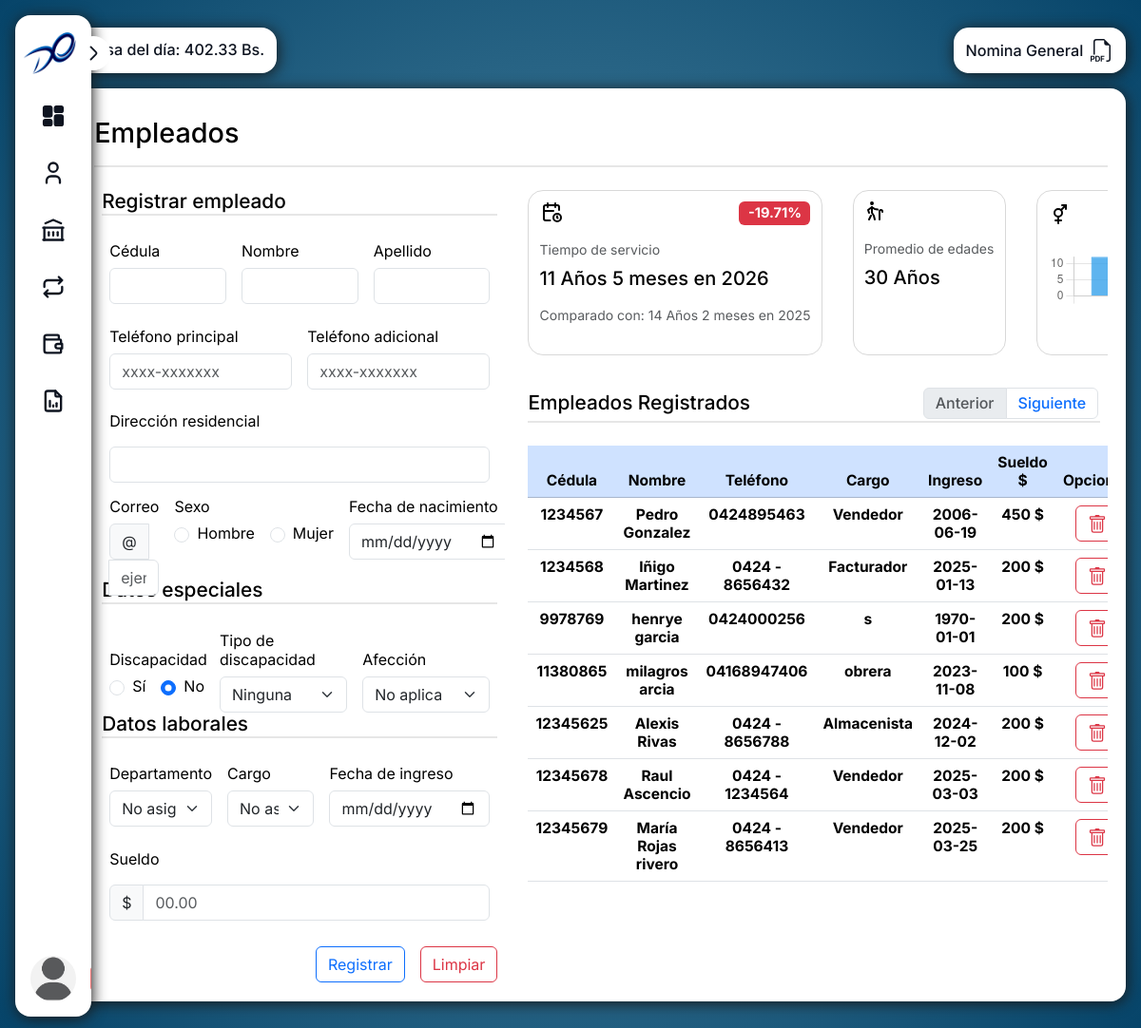
Screenshot of /view/Empleados.php (signed in) with the database file from the repository.
### tables this page shows
CREATE TABLE `empleados` (
  `cedula` int(8) NOT NULL,
  `nombre` varchar(255) DEFAULT NULL,
  `apellido` varchar(255) DEFAULT NULL,
  `direccion` varchar(255) DEFAULT NULL,
  `correo` varchar(255) DEFAULT NULL,
  `sexo` varchar(255) DEFAULT NULL,
  `edad` date DEFAULT NULL,
  `tlf` varchar(255) DEFAULT NULL,
  `second_tlf` varchar(255) DEFAULT NULL,
  `departamento` varchar(255) DEFAULT NULL,
  `cargo` varchar(255) DEFAULT NULL,
  `f_ingreso` date DEFAULT NULL,
  `sueldo` float DEFAULT NULL,
  `afeccion` varchar(255) DEFAULT NULL,
  `discapacidad` varchar(255) DEFAULT NULL,
  `estado` tinyint(1) DEFAULT NULL,
  `limite_credito` decimal(10,2) DEFAULT 2000.00
);

### PHP/CLASS/conexion_Original.php (called while the page is built, shortened)
<?php
class connect {
 private $dbhost = "localhost";
 private $dbuser = "root";
 private $dbpass = "";
 private $dbname = "disorient_3";
 public function connect_db()
	{
		$con = mysqli_connect($this->dbhost, $this->dbuser, $this->dbpass, $this->dbname);
		if 	(mysqli_connect_error())
		{
			die("Fallo la conexion a BD" . mysqli_connect_error().mysqli_connect_errno());
		}
		else {
			return	$con;
		}
	}
}

### PHP/CLASS/user_Original.php (called while the page is built, shortened)
<?php
include_once "conexion_Original.php";
class Empleado extends connect
{
	public function  View()
	{
		$query="SELECT * FROM empleados WHERE estado = '1'";
  		$result= $this->connect_db()->query($query);
  		$data = array();
  		while ($row = mysqli_fetch_assoc($result)) {
    	$data[] = $row;
  		}
  		return $data;
	}
}
class Nomina extends connect
{
	public function  View_Active_Search_Nomina($cedula)
	{
		$query="SELECT * FROM empleados WHERE cedula='$cedula' AND estado=1 ";
  		$result= $this->connect_db()->query($query);
 			if ($result->num_rows > 0)
 			{
      			$data = $result->fetch_assoc();
      			return $data;
      		}
	}
	public function DaysOff($cedula, $fechActual)
	{
		$dato = $this->View_Active_Search_Nomina($cedula);
		$fresult = date_diff(date_create($dato['f_ingreso']), date_create($fechActual))->y;
		return $fresult;
	}
	public function Time_Service()
	{	$empleado = new Empleado();
	    $empleados = $empleado->View();
		$sumaTiempoServicio = 0;
		$numeroEmpleados = 0;
		foreach ($empleados as $empleado) {
			$sumaTiempoServicio += $this->DaysOff($empleado['cedula'], date('Y-m-d'));
			$numeroEmpleados++;
		}
		$promedioTiempoServicio = $sumaTiempoServicio / $numeroEmpleados;
		return $promedioTiempoServicio;
	}
	}
$Empleado = new Empleado();

### View/Components/Tables/Tablas-empleados.php (the view, shortened to what this page needs)
<?php
$elementosPorPagina = 7;
$datos = $Empleado->View();
$totalElementos = count($datos);
$totalPaginas = ceil($totalElementos / $elementosPorPagina);
$paginaActual = isset($_GET['pagina']) ? (int)$_GET['pagina'] : 1;
$inicio = ($paginaActual - 1) * $elementosPorPagina;
$datosPagina = array_slice($datos, $inicio, $elementosPorPagina);
?>
<div class="table__information">
		<h4> Empleados Registrados
			<nav aria-label="Page navigation">
			<ul class="pagination">
				<li class="page-item <?php if ($paginaActual == 1) echo 'disabled'; ?>">
					<a class="page-link" href="?pagina=<?php echo max(1, $paginaActual - 1); ?>" tabindex="-1">Anterior</a>
				</li>
				<li class="page-item <?php if ($paginaActual == $totalPaginas) echo 'disabled'; ?>">
					<a class="page-link" href="?pagina=<?php echo min($totalPaginas, $paginaActual + 1); ?>">Siguiente</a>
				</li>
			</ul>
			</nav>
		</h4>
    <table class="table">
        <thead class="table-primary">
            <tr>
                <th scope="col"> Cédula </th>
                <th scope="col"> Nombre </th>
                <th scope="col"> Teléfono </th>
                <th scope="col"> Cargo </th>
                <th scope="col"> Ingreso </th>
                <th scope="col"> Sueldo $ </th>
                <?php if ($_SESSION['type'] == 'Gerencia'){?>
                <th scope="col"> Opciones </th>
                <?php } ?>
            </tr>
        </thead>
        <tbody>
            <?php
            foreach ($datosPagina as $dato) {
                echo '<tr>';
                echo '<th scope="col">' . $dato['cedula'] . '</th>';
                echo '<th scope="col">' . $dato['nombre'] . ' ' .$dato['apellido'].'</th>';
                echo '<th scope="col">' . $dato['tlf'] . '</th>';
                echo '<th scope="col">' . $dato['cargo'] . '</th>';
                echo '<th scope="col">' . $dato['f_ingreso'] . '</th>';
                echo '<th scope="col">' . $dato['sueldo'] . ' $</th>';
                if ($_SESSION['type'] == 'Gerencia') {
                    echo '<th scope="col">';
                    echo '<a name="btn2" class="btn btn-outline-danger" onclick="return confirmar(\'' . $dato['cedula'] . '\')">
                        <svg xmlns="http://www.w3.org/2000/svg" width="20" height="20" fill="currentColor" class="bi bi-trash" viewBox="0 0 16 16">
                            <path d="M5.5 5.5A.5.5 0 0 1 6 6v6a.5.5 0 0 1-1 0V6a.5.5 0 0 1 .5-.5m2.5 0a.5.5 0 0 1 .5.5v6a.5.5 0 0 1-1 0V6a.5.5 0 0 1 .5-.5m3 .5a.5.5 0 0 0-1 0v6a.5.5 0 0 0 1 0z"/>
                            <path d="M14.5 3a1 1 0 0 1-1 1H13v9a2 2 0 0 1-2 2H5a2 2 0 0 1-2-2V4h-.5a1 1 0 0 1-1-1V2a1 1 0 0 1 1-1H6a1 1 0 0 1 1-1h2a1 1 0 0 1 1 1h3.5a1 1 0 0 1 1 1zM4.118 4 4 4.059V13a1 1 0 0 0 1 1h6a1 1 0 0 0 1-1V4.059L11.882 4zM2.5 3h11V2h-11z"/>
                        </svg>
                    </a>';
                    echo '</th>';
                }
                echo '</tr>';
            }
            ?>
        </tbody>
    </table>
</div>

### rows the page displays
empleados: cedula "1234567", nombre "Pedro", apellido "Gonzalez", tlf "0424895463", cargo "Vendedor", f_ingreso "2006-06-19", sueldo "450"
empleados: cedula "1234568", nombre "Iñigo", apellido "Martinez", tlf "0424 - 8656432", cargo "Facturador", f_ingreso "2025-01-13", sueldo "200"
empleados: cedula "9978769", nombre "henrye", apellido "garcia", tlf "0424000256", cargo "s", f_ingreso "1970-01-01", sueldo "200"
empleados: cedula "11380865", nombre "milagros", apellido "arcia", tlf "04168947406", cargo "obrera", f_ingreso "2023-11-08", sueldo "100"
empleados: cedula "12345625", nombre "Alexis", apellido "Rivas", tlf "0424 - 8656788", cargo "Almacenista", f_ingreso "2024-12-02", sueldo "200"
empleados: cedula "12345678", nombre "Raul", apellido "Ascencio", tlf "0424 - 1234564", cargo "Vendedor", f_ingreso "2025-03-03", sueldo "200"
empleados: cedula "12345679", nombre "María", apellido "Rojas rivero", tlf "0424 - 8656413", cargo "Vendedor", f_ingreso "2025-03-25", sueldo "200"

### other values shown
$_SESSION['TasaBCV'] "402.33"
$revenue "-19.71"
$year "11"
$day "5"
$Ayear "14"
$Aday "2"
$edad "30"
